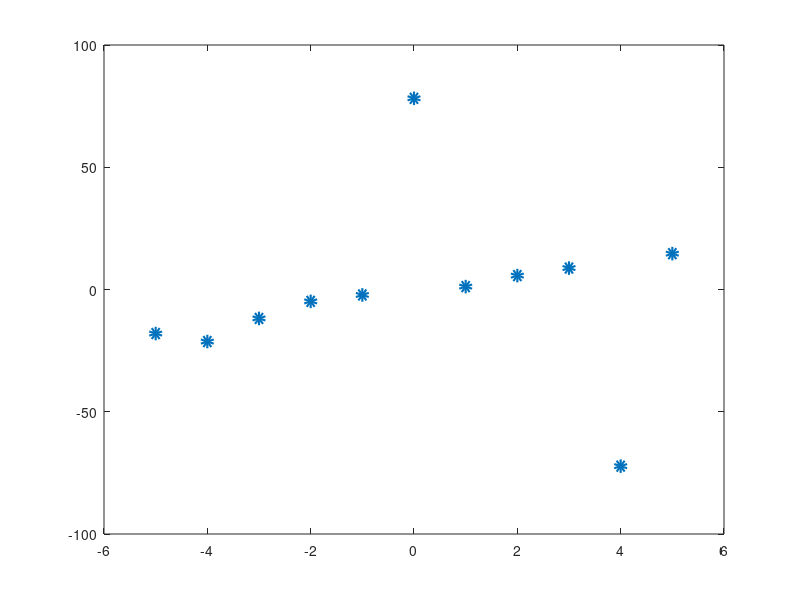

Reproduce this figure in MATLAB. (Note: this script raises an error after producing the figure.)
% Linear fit with least square and least absolute error

slope=3; intercept=-2;
abscissa = (-5:5)'; m = length(abscissa);

WhiteNoise = 2*randn(m,1);
ordinates = slope*abscissa + intercept + WhiteNoise;

% outliers
GrossError=80;
ordinates(6)=ordinates(6)+GrossError;
ordinates(10)=ordinates(10)-GrossError;

% visualize the data
plot(abscissa, ordinates, 'o', 'MarkerSize', 5, 'LineWidth', 5), hold on

%
% Linear fit with least absolute error, solved by setting up a linear
% program in a form taken by the linprog() solver.
% you should read the documentation of linprog(), 
% try: >> help linprog

e = ones(m,1);
f = [0;0;e];
A = [ [abscissa e -eye(m)]; [-abscissa -e -eye(m)] ];
b = [ordinates; -ordinates];
LB = [-inf; -inf; zeros(m,1)];
X = linprog(f,A,b,[],[],LB); 
% 
a=linspace(-8,8,1001);
l1=plot(a, a*X(1)+X(2), 'LineWidth', 2);

% Linear fit with least square error, solved by setting up a linear system:
Xls = [abscissa, e]\ordinates; 
l2=plot(a, a*Xls(1)+Xls(2), 'r-.', 'LineWidth', 2);

% The "ground truth"
l3=plot(a, a*slope+intercept, 'k', 'LineWidth', 2);

legend([l1,l2,l3],'Least Absolute','Least Square','Ground Truth')
title('Linear Fitting of data contaminated by outliners')